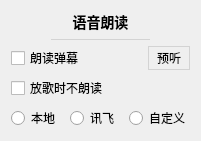
           <widget class="QWidget" name="voiceMainSettingsCard" native="true">
            <property name="geometry">
             <rect>
              <x>550</x>
              <y>260</y>
              <width>201</width>
              <height>121</height>
             </rect>
            </property>
            <property name="styleSheet">
             <string notr="true">#voiceMainSettingsCard
{
	background: #f7f7ff;
	border: none;
	border-radius: 5px;
}</string>
            </property>
            <layout class="QVBoxLayout" name="verticalLayout_56">
             <item>
              <widget class="QLabel" name="label_45">
               <property name="sizePolicy">
                <sizepolicy hsizetype="Preferred" vsizetype="Fixed">
                 <horstretch>0</horstretch>
                 <verstretch>0</verstretch>
                </sizepolicy>
               </property>
               <property name="styleSheet">
                <string notr="true">font-size: 14px;
font-weight: 500;</string>
               </property>
               <property name="text">
                <string>语音朗读</string>
               </property>
               <property name="alignment">
                <set>Qt::AlignCenter</set>
               </property>
              </widget>
             </item>
             <item>
              <widget class="QWidget" name="widget_29" native="true">
               <property name="minimumSize">
                <size>
                 <width>0</width>
                 <height>1</height>
                </size>
               </property>
               <property name="maximumSize">
                <size>
                 <width>16777215</width>
                 <height>1</height>
                </size>
               </property>
               <property name="styleSheet">
                <string notr="true">background: lightgray;
margin: 40px;</string>
               </property>
              </widget>
             </item>
             <item>
              <layout class="QHBoxLayout" name="horizontalLayout_38">
               <property name="topMargin">
                <number>0</number>
               </property>
               <item>
                <widget class="QCheckBox" name="autoSpeekDanmakuCheck">
                 <property name="cursor">
                  <cursorShape>PointingHandCursor</cursorShape>
                 </property>
                 <property name="text">
                  <string>朗读弹幕</string>
                 </property>
                </widget>
               </item>
               <item>
                <spacer name="horizontalSpacer_21">
                 <property name="orientation">
                  <enum>Qt::Horizontal</enum>
                 </property>
                 <property name="sizeHint" stdset="0">
                  <size>
                   <width>0</width>
                   <height>20</height>
                  </size>
                 </property>
                </spacer>
               </item>
               <item>
                <widget class="QPushButton" name="voicePreviewButton">
                 <property name="cursor">
                  <cursorShape>PointingHandCursor</cursorShape>
                 </property>
                 <property name="styleSheet">
                  <string notr="true">QPushButton
{
	background: transparent;
	border: 1px solid lightgray;
	padding: 2px 8px 2px 8px;
}

QPushButton:hover
{
	background: #eeeeee;
}

QPushButton:pressed
{
	background: #cccccc;
}

</string>
                 </property>
                 <property name="text">
                  <string>预听</string>
                 </property>
                 <property name="flat">
                  <bool>true</bool>
                 </property>
                </widget>
               </item>
              </layout>
             </item>
             <item>
              <widget class="QCheckBox" name="dontSpeakOnPlayingSongCheck">
               <property name="cursor">
                <cursorShape>PointingHandCursor</cursorShape>
               </property>
               <property name="toolTip">
                <string>点歌姬在播放歌曲时不朗读弹幕
仅限于弹幕、欢迎、关注、答谢礼物等自动朗读的场景
不包括回复/事件等手动调用“&gt;speakText()”的情况</string>
               </property>
               <property name="text">
                <string>放歌时不朗读</string>
               </property>
              </widget>
             </item>
             <item>
              <layout class="QHBoxLayout" name="horizontalLayout_35">
               <item>
                <widget class="QRadioButton" name="voiceLocalRadio">
                 <property name="cursor">
                  <cursorShape>PointingHandCursor</cursorShape>
                 </property>
                 <property name="text">
                  <string>本地</string>
                 </property>
                </widget>
               </item>
               <item>
                <widget class="QRadioButton" name="voiceXfyRadio">
                 <property name="cursor">
                  <cursorShape>PointingHandCursor</cursorShape>
                 </property>
                 <property name="text">
                  <string>讯飞</string>
                 </property>
                </widget>
               </item>
               <item>
                <widget class="QRadioButton" name="voiceCustomRadio">
                 <property name="enabled">
                  <bool>true</bool>
                 </property>
                 <property name="cursor">
                  <cursorShape>PointingHandCursor</cursorShape>
                 </property>
                 <property name="text">
                  <string>自定义</string>
                 </property>
                </widget>
               </item>
              </layout>
             </item>
            </layout>
           </widget>
